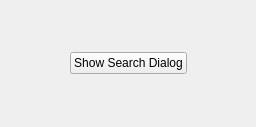
<?xml version="1.0" encoding="UTF-8"?>
<ui version="4.0">
 <class>MainWindow</class>
 <widget class="QMainWindow" name="MainWindow">
  <property name="geometry">
   <rect>
    <x>0</x>
    <y>0</y>
    <width>256</width>
    <height>127</height>
   </rect>
  </property>
  <property name="windowTitle">
   <string>MainWindow</string>
  </property>
  <widget class="QWidget" name="centralWidget">
   <layout class="QGridLayout" name="gridLayout">
    <item row="0" column="0">
     <spacer name="horizontalSpacer">
      <property name="orientation">
       <enum>Qt::Horizontal</enum>
      </property>
      <property name="sizeHint" stdset="0">
       <size>
        <width>46</width>
        <height>20</height>
       </size>
      </property>
     </spacer>
    </item>
    <item row="0" column="1">
     <widget class="QPushButton" name="pushButton">
      <property name="text">
       <string>Show Search Dialog</string>
      </property>
     </widget>
    </item>
    <item row="0" column="2">
     <spacer name="horizontalSpacer_2">
      <property name="orientation">
       <enum>Qt::Horizontal</enum>
      </property>
      <property name="sizeHint" stdset="0">
       <size>
        <width>45</width>
        <height>20</height>
       </size>
      </property>
     </spacer>
    </item>
   </layout>
  </widget>
 </widget>
 <layoutdefault spacing="6" margin="11"/>
 <resources/>
 <connections/>
</ui>
